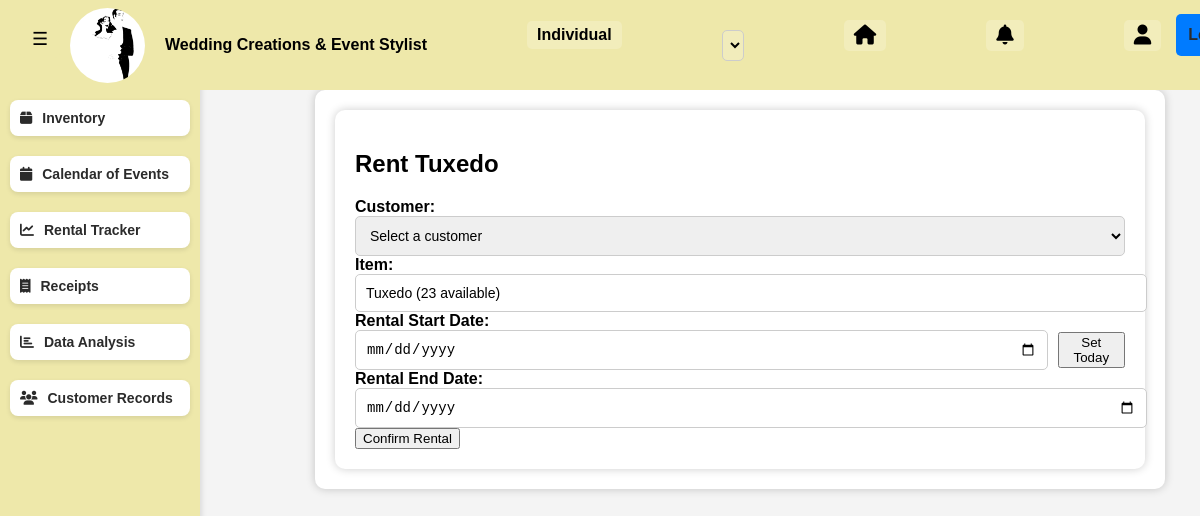
Page /rental/3/ on the earlier database version.
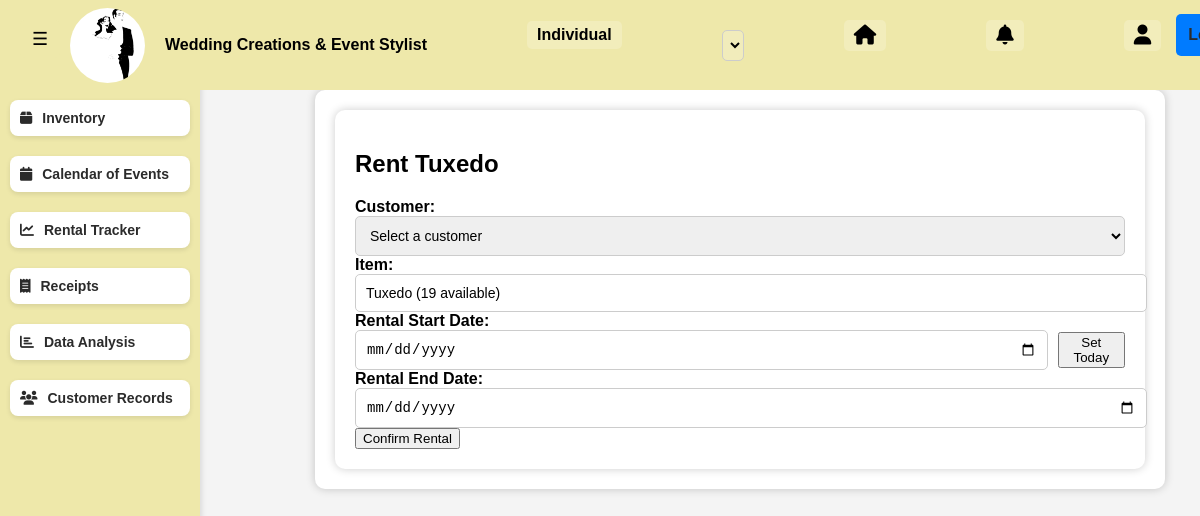
Same page on the later database version.
### saritasapp/models.py (models this page shows, shortened)
class Inventory(models.Model):
    name = models.CharField(max_length=255)
    category = models.ForeignKey(Category, on_delete=models.CASCADE)
    color = models.CharField(max_length=50, blank=True)
    quantity = models.IntegerField(default=0)
    rental_price = models.DecimalField(max_digits=10, decimal_places=2)
    purchase_price = models.DecimalField(max_digits=10, decimal_places=2, null=True, blank=True)
    available = models.BooleanField(default=True)
    image = models.ImageField(upload_to="static/images/", null=True, blank=True)

### saritasapp/views.py (the view, shortened to what this page needs)
# urls.py: path("rental/<int:inventory_id>/", views.rent_item, name="rental"),
def rent_item(request, inventory_id):
    inventory_item = get_object_or_404(Inventory, id=inventory_id)
    customers = Customer.objects.all()
    context = {
        "inventory_item": inventory_item,
        "customers": customers,
        "today": date.today(),
    }
    return render(request, "saritasapp/rent_item.html", context)

### saritasapp/templates/saritasapp/rent_item.html (shortened to what this page needs)
{% extends "saritasapp/base.html" %}
{% load static %}
{% block extra_css %}
    <link rel="stylesheet" href="{% static 'css/rental.css' %}">
{% endblock %}
{% block content %}
    <div class="container">
        <h2>Rent {{ inventory_item.name }}</h2>
        <form method="post">
            <label for="customer">Customer:</label>
            <select name="customer" required>
                <option value="" disabled selected>Select a customer</option>
            </select>
            <label>Item:</label>
            <input type="text" value="{{ inventory_item.name }} ({{ inventory_item.quantity }} available)" readonly class="form-control">
            <label for="rental_start">Rental Start Date:</label>
            <div style="display: flex; align-items: center; gap: 10px;">
                <input type="date" id="rental_start" name="rental_start" required min="{{ today|date:'Y-m-d' }}">
                <button type="button" class="btn btn-secondary" onclick="setToday()">Set Today</button>
            </div>
            <label for="rental_end">Rental End Date:</label>
            <input type="date" id="rental_end" name="rental_end" required min="{{ today|date:'Y-m-d' }}">
            <button type="submit" class="btn btn-primary">Confirm Rental</button>
        </form>
    </div>
{% endblock %}

Differences in the rows shown:
changed Inventory "Tuxedo": name "Tuxedo (23 available)" → "Tuxedo (19 available)"
